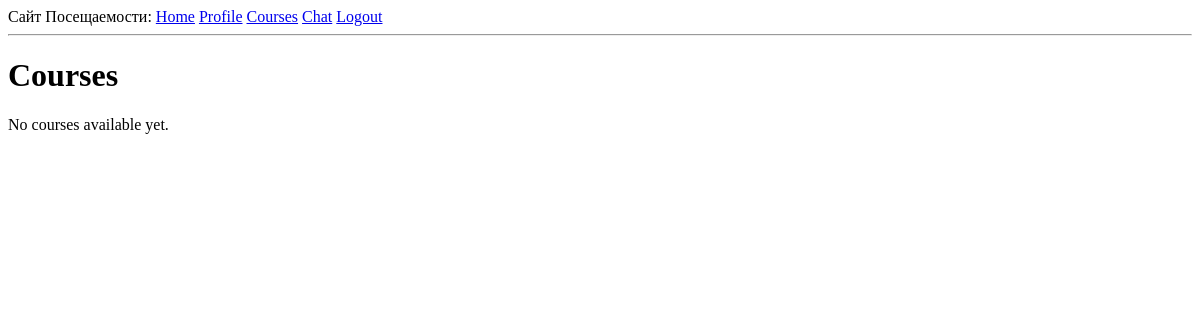
The app's page /courses (signed in), older data.
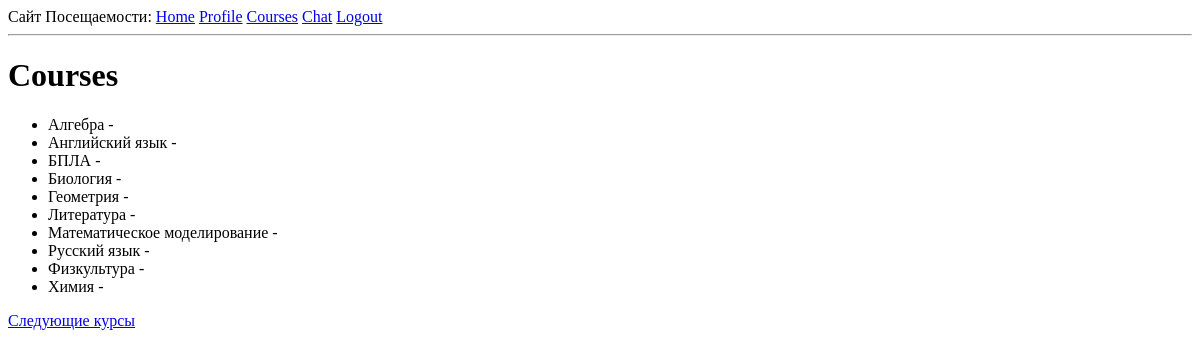
The same page, newer data.
### app/models.py (models this page shows, shortened)
class Course(db.Model):
    id: so.Mapped[int] = so.mapped_column(primary_key=True)
    name: so.Mapped[str] = so.mapped_column(sa.String(100), unique=True, index=True)
    description: so.Mapped[Optional[str]] = so.mapped_column(sa.String(256))
    teachers: so.Mapped[List['User']] = so.relationship(
        secondary=teacher_course_association,
        back_populates='teaching_courses',
        collection_class=list
    )
    students: so.Mapped[List['User']] = so.relationship(
        secondary=student_course_association,
        back_populates='enrolled_courses',
        collection_class=list,
        lazy='joined'
    )
    attendance_records: so.WriteOnlyMapped['AttendanceRecord'] = so.relationship(
        back_populates='course',
        cascade="all, delete-orphan"
    )

### app/routes.py (the view)
@app.route('/courses')
@login_required
def courses():
    page = request.args.get('page', 1, type=int)
    all_courses_query = sa.select(Course).order_by(Course.name)
    all_courses_pagination = db.paginate(
        all_courses_query,
        page=page,
        per_page=current_app.config['ITEMS_PER_PAGE'],
        error_out=False
    )
    all_courses = all_courses_pagination.items
    next_url = url_for('courses', page=all_courses_pagination.next_num) \
        if all_courses_pagination.has_next else None
    prev_url = url_for('courses', page=all_courses_pagination.prev_num) \
        if all_courses_pagination.has_prev else None
    return render_template(
        'courses.html',
        title='Courses',
        courses=all_courses,
        next_url=next_url,
        prev_url=prev_url
    )

### app/models.py (called while the page is built)
@login.user_loader
def load_user(id: int) -> Optional[User]:
    return db.session.get(User, id)

### app/routes.py (called while the page is built)
@app.before_request
def before_request():
    if current_user.is_authenticated:
        current_user.last_seen = datetime.now(timezone.utc)
        db.session.commit()

### app/templates/courses.html (shortened to what this page needs)
{% extends "base.html" %}
{% block content %}
    <h1>Courses</h1>
    {% if courses %}
        <ul>
            {% for course in courses %}
                <li>
                    {{ course.name }} - {{ course.description }}
                </li>
            {% endfor %}
        </ul>
        {% if next_url %}
        <a href="{{ next_url }}">Следующие курсы</a>
        {% endif %}
    {% else %}
        <p>No courses available yet.</p>
    {% endif %}
{% endblock %}

Row changes from the older to the newer data that the page shows:
added Course: name "Алгебра"
added Course: name "Английский язык"
added Course: name "БПЛА"
added Course: name "Биология"
added Course: name "Геометрия"
added Course: name "Литература"
added Course: name "Математическое моделирование"
added Course: name "Русский язык"
added Course: name "Физкультура"
added Course: name "Химия"
Text that changed along with them:
text no longer shown: "No courses available yet."
text now shown: "Следующие курсы"
